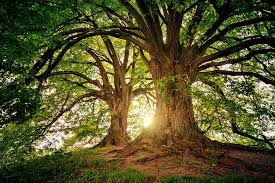
#> input picture arbol.jpg, 275 x 183 px, found by its file name
$ python perimetro.py
#> lines starting #> are read from the running program, lines starting #| are printed output that depends on the picture
import cv2
import numpy as np

path: str = "D:\\Procesamiento_Imagenes_UP\\arbol.jpg"

img = cv2.imread(path, cv2.IMREAD_GRAYSCALE)
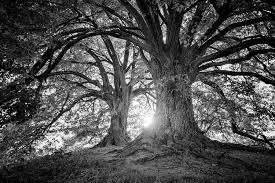
#> img: shape (183, 275); min 0, max 255, mean 79.3

el = np.ones((5, 5), np.uint8)

erosion = cv2.erode(img, el)
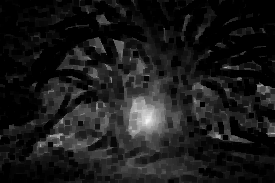
#> erosion: shape (183, 275); min 0, max 242, mean 26.5

perimetro = img - erosion
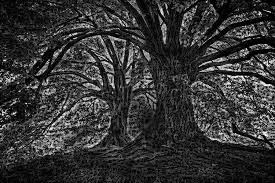
#> perimetro: shape (183, 275); min 0, max 255, mean 52.8

cv2.imshow('Imagen Original', img)
cv2.imshow('Perimetro', perimetro)
cv2.waitKey(0)
cv2.destroyAllWindows()
